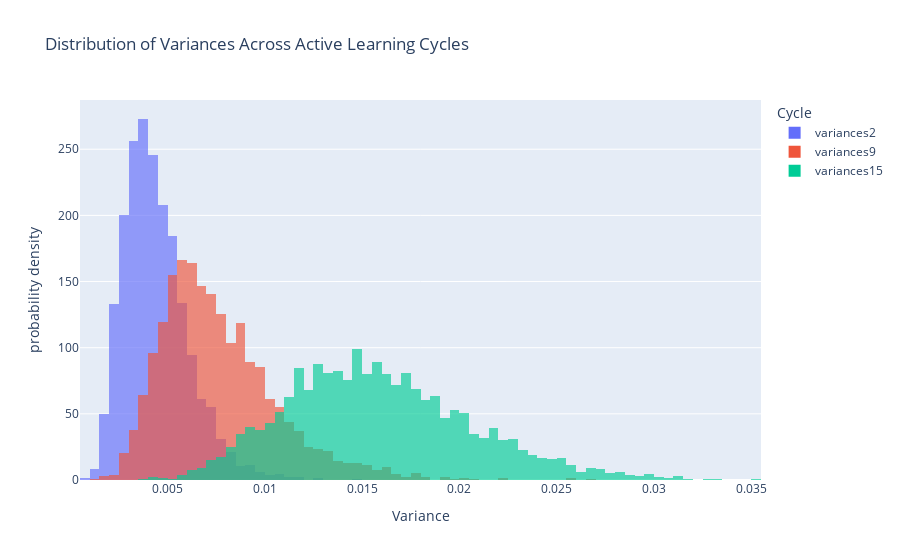

Here is the notebook cell this chart was saved with:
### Code cell
columns_to_plot = ['variances2', 'variances9', 'variances15']

# "Melt" the selected columns into a long-format DataFrame
melted_df = final_df[columns_to_plot].melt(
    var_name='Cycle',      # New column for the original column names
    value_name='Variance'  # New column for the variance values
)

fig = px.histogram(
    data_frame=melted_df,
    x='Variance',                                  
    color='Cycle',                                 
    barmode='overlay',                             
    opacity=0.65,                                  
    histnorm='probability density',                
    title='Distribution of Variances Across Active Learning Cycles'
)

fig.show()

### Figure 1 — Plotly figure (JSON) as saved in the notebook; plotly's stock layout.template omitted (floating-point values rounded to 4 significant figures; data arrays with more than 128 entries replaced by an {"elided": "..."} marker saying what was removed)
{"data": [{"bingroup": "x", "histnorm": "probability density", "hovertemplate": "Cycle=variances2<br>Variance=%{x}<br>probability density=%{y}<extra></extra>", "legendgroup": "variances2", "marker": {"color": "#636efa", "opacity": 0.65, "pattern": {"shape": ""}}, "name": "variances2", "orientation": "v", "showlegend": true, "type": "histogram", "x": {"elided": "3152 float values"}, "xaxis": "x", "yaxis": "y"}, {"bingroup": "x", "histnorm": "probability density", "hovertemplate": "Cycle=variances9<br>Variance=%{x}<br>probability density=%{y}<extra></extra>", "legendgroup": "variances9", "marker": {"color": "#EF553B", "opacity": 0.65, "pattern": {"shape": ""}}, "name": "variances9", "orientation": "v", "showlegend": true, "type": "histogram", "x": {"elided": "3152 float values"}, "xaxis": "x", "yaxis": "y"}, {"bingroup": "x", "histnorm": "probability density", "hovertemplate": "Cycle=variances15<br>Variance=%{x}<br>probability density=%{y}<extra></extra>", "legendgroup": "variances15", "marker": {"color": "#00cc96", "opacity": 0.65, "pattern": {"shape": ""}}, "name": "variances15", "orientation": "v", "showlegend": true, "type": "histogram", "x": {"elided": "3152 float values"}, "xaxis": "x", "yaxis": "y"}], "layout": {"barmode": "overlay", "legend": {"title": {"text": "Cycle"}, "tracegroupgap": 0}, "title": {"text": "Distribution of Variances Across Active Learning Cycles"}, "xaxis": {"anchor": "y", "domain": [0, 1], "title": {"text": "Variance"}}, "yaxis": {"anchor": "x", "domain": [0, 1], "title": {"text": "probability density"}}}}
